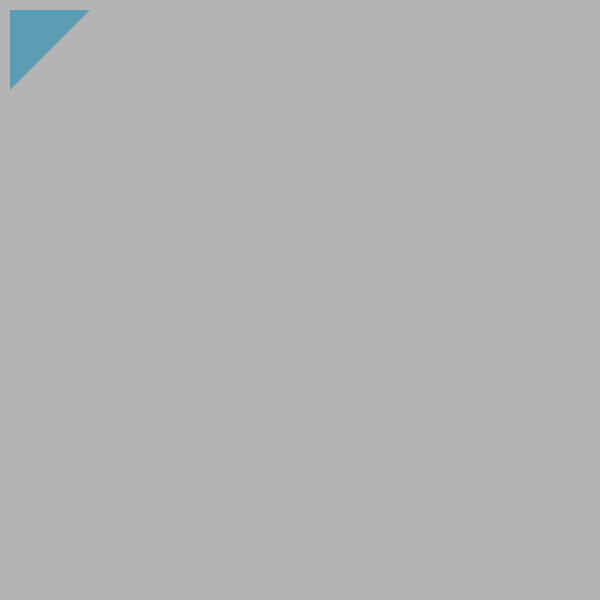
Frame 1 (no input)
Frame 60 (no input): identical to frame 1, image omitted
Frame 120 (the mouse pressed at the canvas centre since frame 60): identical to frame 1, image omitted

The p5.js sketch that drew this single still picture (run headless with seeded random() and noise() and a simulated clock; from frame 60 on, the mouse is pressed at the canvas centre):

// p5.js sketch
// ── sketch.js
function setup() {
  createCanvas(600,600);
}

function draw() {
  noStroke()
  background(180)
  fill(93,157,179)
  beginShape(TRIANGLES)
  vertex(10,90);
  vertex(90,10);
  vertex(10,10);
  endShape(CLOSE)
  
}
